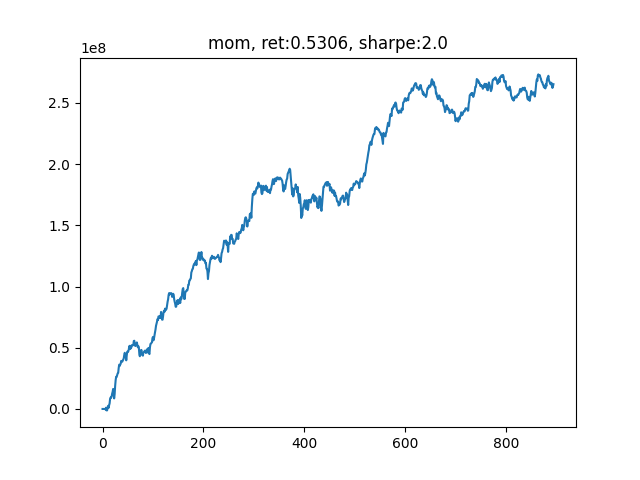

The script that drew this image:
'''
v_1.4
alpha101单因子测试
'''

from __future__ import print_function
import logging


import os
import time
import numpy as np
import pandas as pd
import matplotlib.pyplot as plt

import scipy.optimize as sco
from sklearn import preprocessing
from sklearn.linear_model import LinearRegression

import multiprocessing as mp
from concurrent.futures import ProcessPoolExecutor, as_completed



import warnings
warnings.filterwarnings("ignore")



############################ Define our factors ####################################### 
def RSIIndividual(data):
    t = 6                           # 需要6天的历史数据
    close = np.array(data)[:, 5]    # 股票N天的close数据
    delta = np.diff(close)     

    delta = pd.Series(delta)
    up, down = delta.copy(), delta.copy()
    up[up < 0] = 0
    down[down > 0] = 0
    roll_up1 = up.ewm(span=5).mean()                      # 上涨天数的指数移动平均
    roll_down1 = down.abs().ewm(span=5).mean()            # 下跌天数的指数移动平均
    RS1 = roll_up1 / roll_down1
    RSI1 = 100.0 - (100.0 / (1.0 + RS1))

    return -RSI1.iloc[-1]


def SixDayRS(data):
    '''
    六日收益率反转
    '''
    t = 6                           # 需要6天的历史数据
    close = np.array(data)[:, 5]    # 股票N天的close数据    
    return -(close[-1]/close[-t] - 1) 

def MOM(data):
    t = 6                           # 需要6天的历史数据
    close = np.array(data)[:, 5]    # 股票N天的close数据
    delta = np.diff(close)     

    delta = pd.Series(delta)
    up, down = delta.copy(), delta.copy()
    up[up < 0] = 0
    down[down > 0] = 0
    roll_up1 = up.ewm(span=5).mean()                      # 上涨天数的指数移动平均
    roll_down1 = down.abs().ewm(span=5).mean()            # 下跌天数的指数移动平均
    RS1 = roll_up1 / roll_down1
    RSI1 = 100.0 - (100.0 / (1.0 + RS1))

    six_day_rs = -(close[-1]/close[-t] - 1) 

    return (-RSI1.iloc[-1] + six_day_rs)/2

def Size(data):
    '''
    市值（收盘价近似代替）
    '''
    t = 6                                   # 需要6天的历史数据
    close = np.array(data)[:, 5]            # 股票N天的close数据
    size = np.log(close)         # 按行求均值
    size = pd.Series(size)
    size = size.rolling(window=5).mean()

    return -size.iloc[-1]


def VolumePct(data):
    '''
    成交量变化率
    '''
    t = 6                                      # 需要6天的历史数据
    volume = np.array(data)[:, 6]              # 股票N天的volume数据
    
    volume = pd.Series(volume)
    # v_pct = np.abs(volume.pct_change(1))
    v_pct = volume.pct_change(3)
    v_pct = v_pct.rolling(window=5).mean()
    return -v_pct.iloc[-1]

###############################   Alpha 101   ##############################
def Alpha6(data):
    _open = pd.Series(np.array(data)[:, 2])                # 开盘价
    volume = pd.Series(np.array(data)[:, 6])              # 股票N天的volume数据
    alpha6 = _open.rolling(window=10).corr(volume)
    return -1*alpha6.iloc[-1]

def Alpha7(data):
    close = pd.Series(np.array(data)[:, 5])
    amount = pd.Series(np.array(data)[:, 7])              # 股票N天的volume数据
    mean_amount = amount.rolling(window=20).mean().iloc[-1]
    if mean_amount<amount.iloc[-1]:
        delta = close.diff(7).abs().iloc[-60:]
        delta_rank = delta.rank()
        return -1*delta_rank.iloc[-1]
    else:
        return -1

###############################   并行计算因子   ##############################
def each_task(_key, _array):
    factors = []
    factors.append(MOM(_array))
    # factors.append(RSIIndividual(_array))
    # factors.append(SixDayRS(_array))
    # factors.append(Size(_array))
    # factors.append(VolumePct(_array))
    # factors.append(Alpha6(_array))
    return (_key, factors)

def mp_task(batch, data):
    res = []
    for _key in batch:
        res.append(each_task(_key, data[_key]))
    return res

def _batch(stock_list):
    num_of_stock = len(stock_list)
    batch_size = num_of_stock // os.cpu_count()
    for i in range(0, num_of_stock, batch_size):
        yield stock_list[i: i+batch_size]

###############################   回归法估计因子权重   ##############################
def factor_regression(factors_record, pct_record, i):
    X = factors_record[-(i+2)]
    X[np.isnan(X)] = 0
    Y = pct_record[-i]
    Y[np.isnan(Y)] = 0
    reg = LinearRegression()
    # print("X", X)
    # print("Y", Y)
    reg.fit(X,Y)   
    factor_weight = list(reg.coef_)
    factor_weight.append(reg.intercept_)
    
    return factor_weight

###############################   有效前沿计算个股权重   ##############################
def portfolio_annualised_performance(weights, mean_returns, cov_matrix):
    returns = np.sum(mean_returns*weights ) *252
    std = np.sqrt(np.dot(weights.T, np.dot(cov_matrix, weights))) * np.sqrt(252)
    return std, returns

def neg_sharpe_ratio(weights, mean_returns, cov_matrix, risk_free_rate):
    p_var, p_ret = portfolio_annualised_performance(weights, mean_returns, cov_matrix)
    return -(p_ret - risk_free_rate) / p_var

def max_sharpe_ratio(mean_returns, cov_matrix, risk_free_rate):
    num_assets = len(mean_returns)
    args = (mean_returns, cov_matrix, risk_free_rate)
    constraints = ({'type': 'eq', 'fun': lambda x: np.sum(x) - 1})
    bound = (0.0,1.0)
    bounds = tuple(bound for asset in range(num_assets))
    result = sco.minimize(neg_sharpe_ratio, num_assets*[1./num_assets,], args=args,
                        method='SLSQP', bounds=bounds, constraints=constraints)
    return result

###############################   计算仓位收益率   ##############################
def calculate_pct(all_data, position, my_sequence):

    # t+2 和 t+1 的价差
    delta = all_data[all_data['Date'] == my_sequence+2]['Close'].values - \
            all_data[all_data['Date'] == my_sequence+1]['Close'].values

    profit = position @ delta
    return profit



# 因子或是回归最多利用过去10天的数据
MAX_NUM_RECORD = 10
num_of_holding = 100
leverage = 1
my_sequence = 0        # 当前日期
cur_capital = 5e8          # 初始资金
fee = 1.5e-4           # 手续费率

data = {}               # 储存一段时间的行情
yesterday_close = []    # 记录昨日收盘价，用于计算当日收益率
pct_record = []         # 记录每日收益率
factors_record = []     # 记录每日因子值
factors_weight = []     # 因子加权权重
capital_record = []     # 记录资金变动

file_name = r"./CONTEST_DATA_TEST_100_1.csv"
all_data = pd.read_csv(file_name, 
                    usecols=[0,1,2,3,4,5,6,7], 
                    names=['Date','Instrument','Open','High','Low','Close','Volume','Amount'])


daily_data = all_data[all_data['Date']==my_sequence].values
num_of_stock = daily_data.shape[0]
stock_list = np.arange(num_of_stock)

print(daily_data.shape)

# 每一支股票单独存在字典里
for i in range(num_of_stock):
    data[i] = []
    data[i].append(daily_data[i])

stock_batch = list(_batch(stock_list))
# print(stock_batch)

total_days = 900
mp.set_start_method('fork')

while(my_sequence<total_days-5):
    my_sequence += 1
    all_factors = [[]] * num_of_stock     # 每个股票的所有因子是一行
    
    start =  time.time()
    capital_record.append(cur_capital-5e8)
    print('current day: {}, current capital: {}......\n'.format(my_sequence, cur_capital))

    daily_data = all_data[all_data['Date']==my_sequence].values
    daily_data = daily_data[:, 0:8]
    today_close = daily_data[:, 5]                    # 当日收盘价
    if len(yesterday_close)>0:                        # 从第二天开始算起
        pct = (today_close - yesterday_close)/yesterday_close
        pct_record.append(pct)

    num_of_stock = daily_data.shape[0]
    stock_list = np.arange(num_of_stock)

    print(daily_data.shape)

    # 每一支股票单独存在字典里
    for i in range(num_of_stock):
        data[i].append(daily_data[i])

    use_time = time.time() - start
    print("Time of 🍦: ", round(use_time,2))

    if len(data[0]) >= 7:

        with ProcessPoolExecutor() as executor:
            futures = [executor.submit(mp_task, batch, data) for batch in stock_batch]
            for future in as_completed(futures):
                factors_batch = future.result()
                for i in range(len(factors_batch)):
                    _key, factors = factors_batch[i]
                    # print(_key, factors)
                    all_factors[_key] = factors

        # print(all_factors)
        print(len(all_factors))                                               # N * K

        use_time = time.time() - start
        print("Time of 🍎: ", round(use_time,2))
        
        all_factors = np.array(all_factors)
        all_factors[np.isnan(all_factors)] = 0                                # 处理空值
        all_factors[np.isinf(all_factors)] = 0                                # 处理无限值
        all_factors = preprocessing.scale(all_factors)              # 按列z-score标准化
        # all_factors = np.hstack(([[1]]*num_of_stock, all_factors))            # 每一行最左侧插入[1]
        factors_record.append(all_factors)                                    # T * N * (K)，储存一段时间的因子值，用于计算因子收益率
        num_of_factor = all_factors.shape[1]
        
        if len(factors_weight) == 0:
            final_factors = np.array(all_factors).mean(axis=1)
        else:
            final_factors = np.hstack((all_factors, [[1]]*num_of_stock)) @ np.array(factors_weight)
        
        use_time = time.time() - start
        print("Time of 🍌: ", round(use_time,2))

        _rank = np.argsort(np.argsort(final_factors))    # 0-499，多因子等权组合之后的排序值
        _pos = np.array([0]*num_of_stock)
        
        _buy_line = num_of_stock-num_of_holding/2
        _sell_line = num_of_holding/2
        _pos[_rank>=_buy_line] = 1
        _pos[_rank<_sell_line] = -1
        
        position = _pos * cur_capital * leverage / num_of_holding / today_close
        position[np.isnan(position)] = 0
        position = position.astype(int)
        print("len of position: ", len(position))
        # print(position)
        daily_profit = calculate_pct(all_data, position, my_sequence)
        cur_capital += daily_profit
        cur_capital *= (1-fee)          # 扣除手续费

        use_time = time.time() - start
        print("Time of 🍊: ", round(use_time,2))

        if len(factors_record) >= 10:
            # 其实只做了8次回归，取平均值
            factors_weight = []
            
            # with ProcessPoolExecutor() as executor:
            #     futures = [executor.submit(factor_regression, factors_record, pct_record, i+1) for i in range(len(factors_record)-2)]
            #     for future in as_completed(futures):
            #         factors_weight.append(future.result())
            
            # factors_weight = np.array(factors_weight).mean(axis=0)
            # factors_weight /= np.sum(factors_weight)

            # print("factors_weight: ", factors_weight)
            # if len(factors_record) >= 10: factors_record.pop(0)

        # 删除最老的一天的数据
        if len(data[0]) >= 12:
            for i in range(num_of_stock):
                data[i].pop(0)
        
    # use_time = time.time() - start
    # print("Time of posting position: %s", use_time)
    # time.sleep(0.1)
    
    yesterday_close = today_close

total_return = round(capital_record[-1]/5e8, 4)
daily_pct = pd.Series(capital_record)+5e8
daily_pct = daily_pct.pct_change()
sharpe = daily_pct.mean() / daily_pct.std() * np.sqrt(252)
sharpe = np.round(sharpe)

_name = 'mom'
plt.figure()
plt.plot(capital_record)
_title = "{}, ret:{}, sharpe:{}".format(_name, total_return, sharpe)
plt.title(_title)
plt.savefig('backtest_{}.png'.format(_name))

factors_record = np.array(factors_record)[:,:,0]
pd.DataFrame(factors_record).to_csv('factors_{}.csv'.format(_name))
